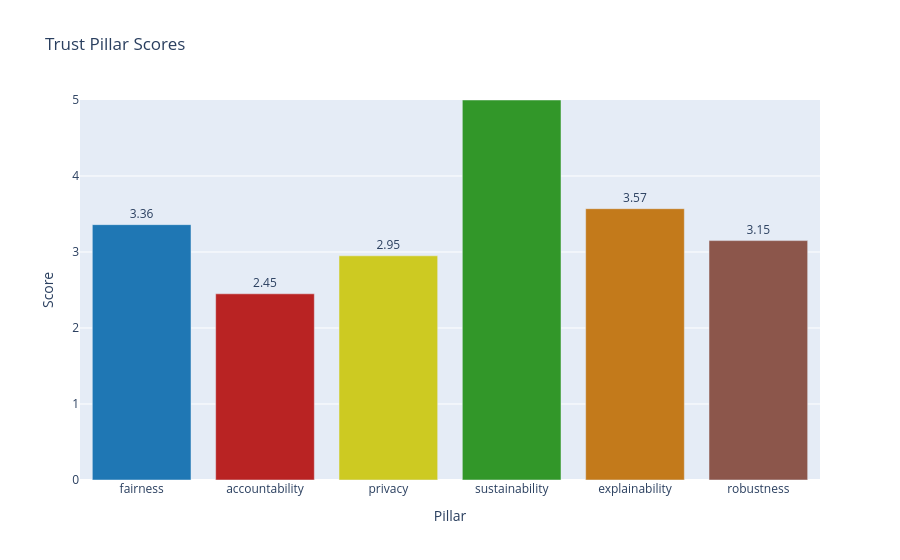
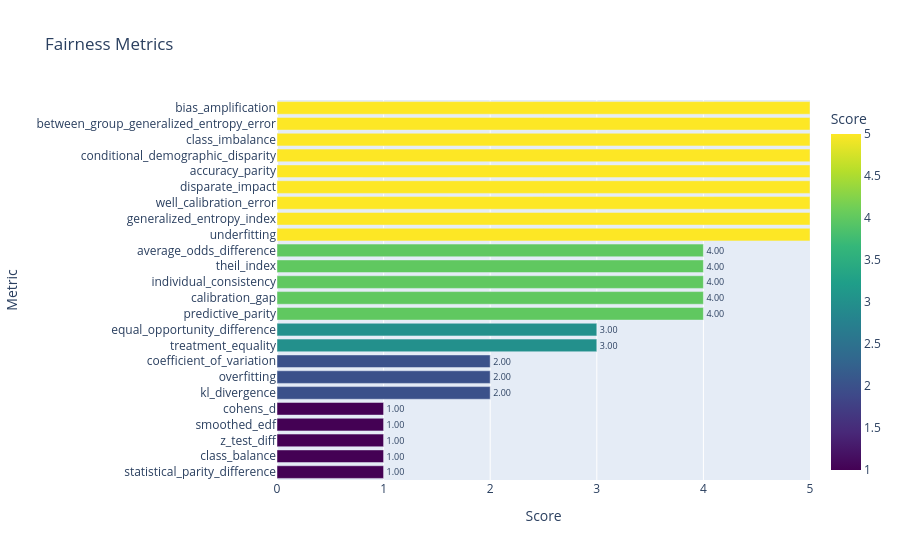
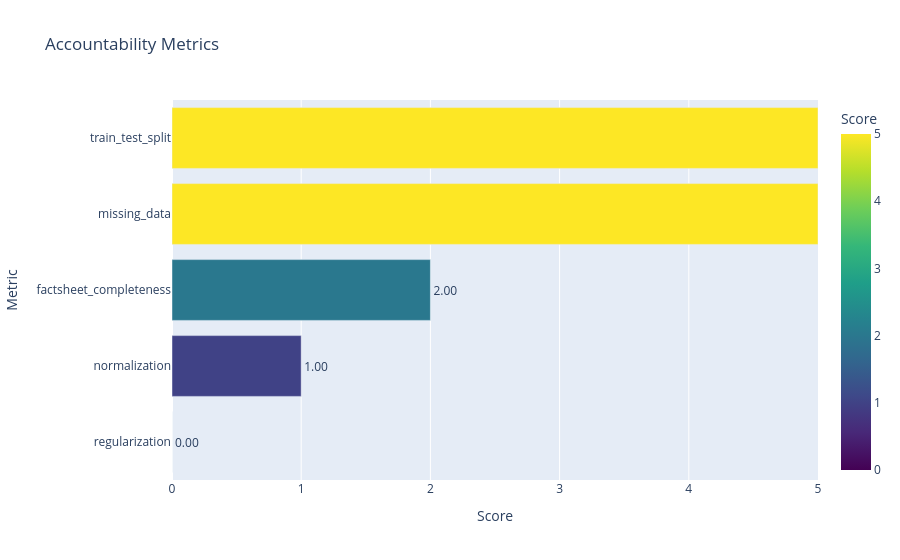
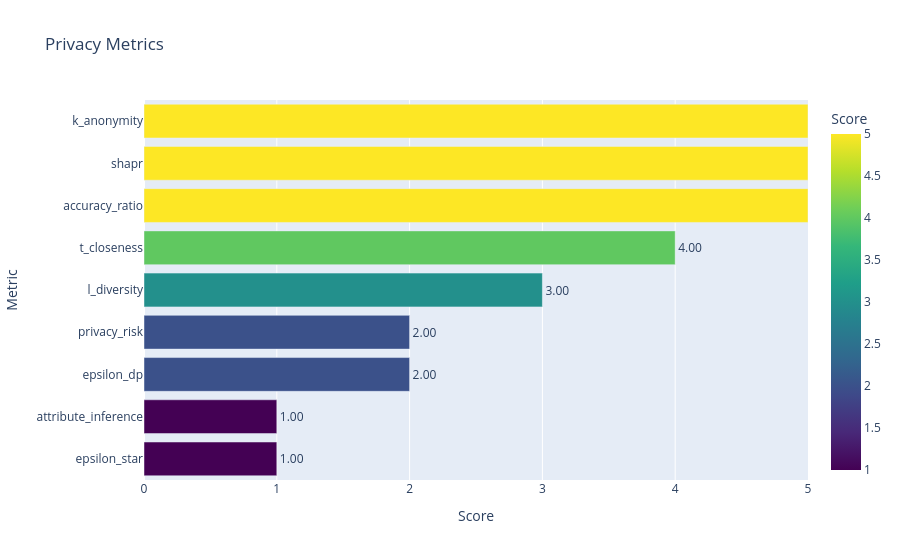

Notebook cell for these charts, in order:
### Markdown cell above
### Gráficas

### Code cell
evaluator_rf.plot_results()
evaluator_rf.plot_radar()

### Figure 1 — Plotly figure (JSON) as saved in the notebook; plotly's stock layout.template omitted (floating-point values rounded to 4 significant figures)
{"data": [{"hovertemplate": "Pillar=%{x}<br>Score=%{text}<extra></extra>", "legendgroup": "", "marker": {"color": ["#1f77b4", "#b92323", "#CDCA22", "#329729", "#c37a1b", "#8c564b"], "pattern": {"shape": ""}}, "name": "", "orientation": "v", "showlegend": false, "text": [3.36, 2.45, 2.95, 5.0, 3.57, 3.15], "textposition": "outside", "texttemplate": "%{text:.2f}", "type": "bar", "x": ["fairness", "accountability", "privacy", "sustainability", "explainability", "robustness"], "xaxis": "x", "y": [3.36, 2.45, 2.95, 5.0, 3.57, 3.15], "yaxis": "y"}], "layout": {"barmode": "relative", "legend": {"tracegroupgap": 0}, "title": {"text": "Trust Pillar Scores"}, "xaxis": {"anchor": "y", "domain": [0, 1], "title": {"text": "Pillar"}}, "yaxis": {"anchor": "x", "domain": [0, 1], "range": [0, 5], "title": {"text": "Score"}}}}

### Figure 2 — Plotly figure (JSON) as saved in the notebook; plotly's stock layout.template omitted (floating-point values rounded to 4 significant figures)
{"data": [{"hovertemplate": "Score=%{marker.color}<br>Metric=%{y}<extra></extra>", "legendgroup": "", "marker": {"color": [1, 1, 1, 1, 1, 2, 2, 2, 3, 3, 4, 4, 4, 4, 4, 5, 5, 5, 5, 5, 5, 5, 5, 5], "coloraxis": "coloraxis", "pattern": {"shape": ""}}, "name": "", "orientation": "h", "showlegend": false, "text": [1.0, 1.0, 1.0, 1.0, 1.0, 2.0, 2.0, 2.0, 3.0, 3.0, 4.0, 4.0, 4.0, 4.0, 4.0, 5.0, 5.0, 5.0, 5.0, 5.0, 5.0, 5.0, 5.0, 5.0], "textposition": "outside", "texttemplate": "%{text:.2f}", "type": "bar", "x": [1, 1, 1, 1, 1, 2, 2, 2, 3, 3, 4, 4, 4, 4, 4, 5, 5, 5, 5, 5, 5, 5, 5, 5], "xaxis": "x", "y": ["statistical_parity_difference", "class_balance", "z_test_diff", "smoothed_edf", "cohens_d", "kl_divergence", "overfitting", "coefficient_of_variation", "treatment_equality", "equal_opportunity_difference", "predictive_parity", "calibration_gap", "individual_consistency", "theil_index", "average_odds_difference", "underfitting", "generalized_entropy_index", "well_calibration_error", "disparate_impact", "accuracy_parity", "conditional_demographic_disparity", "class_imbalance", "between_group_generalized_entropy_error", "bias_amplification"], "yaxis": "y"}], "layout": {"barmode": "relative", "coloraxis": {"colorbar": {"title": {"text": "Score"}}, "colorscale": [[0, "#440154"], [0.1111, "#482878"], [0.2222, "#3e4989"], [0.3333, "#31688e"], [0.4444, "#26828e"], [0.5556, "#1f9e89"], [0.6667, "#35b779"], [0.7778, "#6ece58"], [0.8889, "#b5de2b"], [1, "#fde725"]]}, "legend": {"tracegroupgap": 0}, "title": {"text": "Fairness Metrics"}, "xaxis": {"anchor": "y", "domain": [0, 1], "range": [0, 5], "title": {"text": "Score"}}, "yaxis": {"anchor": "x", "domain": [0, 1], "title": {"text": "Metric"}}}}

### Figure 3 — Plotly figure (JSON) as saved in the notebook; plotly's stock layout.template omitted (floating-point values rounded to 4 significant figures)
{"data": [{"hovertemplate": "Score=%{marker.color}<br>Metric=%{y}<extra></extra>", "legendgroup": "", "marker": {"color": [0.0, 1.0, 2.0, 5.0, 5.0], "coloraxis": "coloraxis", "pattern": {"shape": ""}}, "name": "", "orientation": "h", "showlegend": false, "text": [0.0, 1.0, 2.0, 5.0, 5.0], "textposition": "outside", "texttemplate": "%{text:.2f}", "type": "bar", "x": [0.0, 1.0, 2.0, 5.0, 5.0], "xaxis": "x", "y": ["regularization", "normalization", "factsheet_completeness", "missing_data", "train_test_split"], "yaxis": "y"}], "layout": {"barmode": "relative", "coloraxis": {"colorbar": {"title": {"text": "Score"}}, "colorscale": [[0, "#440154"], [0.1111, "#482878"], [0.2222, "#3e4989"], [0.3333, "#31688e"], [0.4444, "#26828e"], [0.5556, "#1f9e89"], [0.6667, "#35b779"], [0.7778, "#6ece58"], [0.8889, "#b5de2b"], [1, "#fde725"]]}, "legend": {"tracegroupgap": 0}, "title": {"text": "Accountability Metrics"}, "xaxis": {"anchor": "y", "domain": [0, 1], "range": [0, 5], "title": {"text": "Score"}}, "yaxis": {"anchor": "x", "domain": [0, 1], "title": {"text": "Metric"}}}}

### Figure 4 — Plotly figure (JSON) as saved in the notebook; plotly's stock layout.template omitted (floating-point values rounded to 4 significant figures)
{"data": [{"hovertemplate": "Score=%{marker.color}<br>Metric=%{y}<extra></extra>", "legendgroup": "", "marker": {"color": [1, 1, 2, 2, 3, 4, 5, 5, 5], "coloraxis": "coloraxis", "pattern": {"shape": ""}}, "name": "", "orientation": "h", "showlegend": false, "text": [1.0, 1.0, 2.0, 2.0, 3.0, 4.0, 5.0, 5.0, 5.0], "textposition": "outside", "texttemplate": "%{text:.2f}", "type": "bar", "x": [1, 1, 2, 2, 3, 4, 5, 5, 5], "xaxis": "x", "y": ["epsilon_star", "attribute_inference", "epsilon_dp", "privacy_risk", "l_diversity", "t_closeness", "accuracy_ratio", "shapr", "k_anonymity"], "yaxis": "y"}], "layout": {"barmode": "relative", "coloraxis": {"colorbar": {"title": {"text": "Score"}}, "colorscale": [[0, "#440154"], [0.1111, "#482878"], [0.2222, "#3e4989"], [0.3333, "#31688e"], [0.4444, "#26828e"], [0.5556, "#1f9e89"], [0.6667, "#35b779"], [0.7778, "#6ece58"], [0.8889, "#b5de2b"], [1, "#fde725"]]}, "legend": {"tracegroupgap": 0}, "title": {"text": "Privacy Metrics"}, "xaxis": {"anchor": "y", "domain": [0, 1], "range": [0, 5], "title": {"text": "Score"}}, "yaxis": {"anchor": "x", "domain": [0, 1], "title": {"text": "Metric"}}}}
